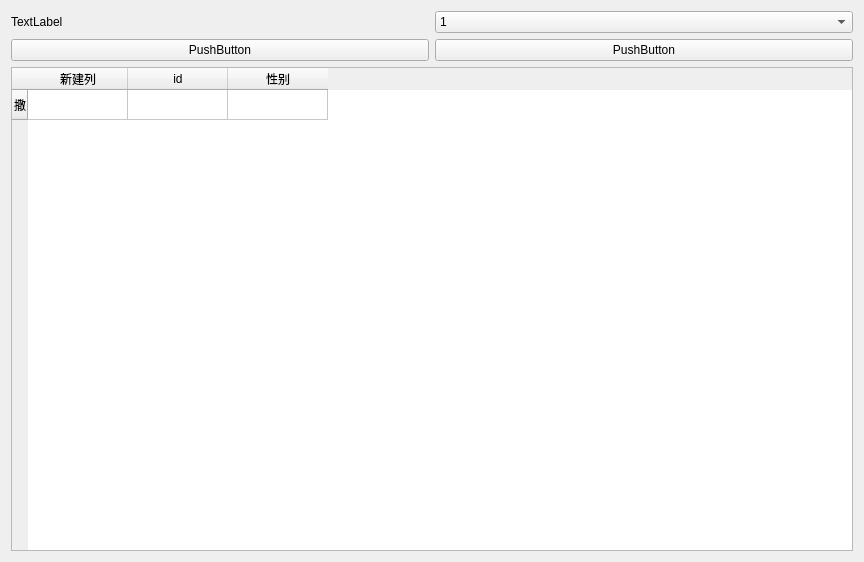
<?xml version="1.0" encoding="UTF-8"?>
<ui version="4.0">
 <class>Form</class>
 <widget class="QWidget" name="Form">
  <property name="geometry">
   <rect>
    <x>0</x>
    <y>0</y>
    <width>864</width>
    <height>562</height>
   </rect>
  </property>
  <property name="windowTitle">
   <string>Form</string>
  </property>
  <layout class="QVBoxLayout" name="verticalLayout_4">
   <item>
    <layout class="QVBoxLayout" name="verticalLayout_3">
     <item>
      <layout class="QVBoxLayout" name="verticalLayout_2">
       <item>
        <layout class="QHBoxLayout" name="horizontalLayout_2">
         <item>
          <widget class="QLabel" name="label">
           <property name="text">
            <string>TextLabel</string>
           </property>
          </widget>
         </item>
         <item>
          <widget class="QComboBox" name="comboBox">
           <item>
            <property name="text">
             <string>1</string>
            </property>
           </item>
           <item>
            <property name="text">
             <string>2</string>
            </property>
           </item>
           <item>
            <property name="text">
             <string>3</string>
            </property>
           </item>
           <item>
            <property name="text">
             <string>4</string>
            </property>
           </item>
          </widget>
         </item>
        </layout>
       </item>
       <item>
        <layout class="QVBoxLayout" name="verticalLayout">
         <item>
          <layout class="QHBoxLayout" name="horizontalLayout">
           <item>
            <widget class="QPushButton" name="pushButton">
             <property name="text">
              <string>PushButton</string>
             </property>
            </widget>
           </item>
           <item>
            <widget class="QPushButton" name="pushButton_2">
             <property name="text">
              <string>PushButton</string>
             </property>
            </widget>
           </item>
          </layout>
         </item>
        </layout>
       </item>
      </layout>
     </item>
     <item>
      <widget class="QTableWidget" name="tableWidget">
       <row>
        <property name="text">
         <string>撒</string>
        </property>
       </row>
       <column>
        <property name="text">
         <string>新建列</string>
        </property>
       </column>
       <column>
        <property name="text">
         <string>id</string>
        </property>
       </column>
       <column>
        <property name="text">
         <string>性别</string>
        </property>
       </column>
      </widget>
     </item>
    </layout>
   </item>
  </layout>
 </widget>
 <resources/>
 <connections/>
</ui>
